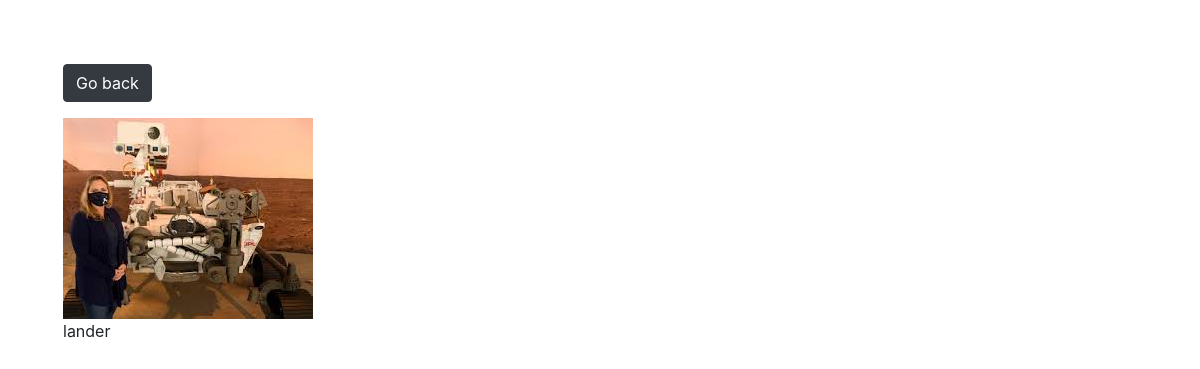
Screenshot of /photo/1/ with the database file from the repository.
### photo/models.py (models this page shows, shortened)
class Photo(models.Model):
    category = models.ForeignKey(Category, on_delete=models.SET_NULL, null=True, blank=True)
    image = models.ImageField(null=False, blank=False)
    description = models.TextField()

### photo/views.py (the view)
# urls.py: path('photo/<str:pk>/',photo,name='photo'),
def photo(request,pk):
    photo = Photo.objects.get(id=pk)
    return render(request,'photo.html',{'photo':photo})

### photo/templates/photo.html (shortened to what this page needs)
<!DOCTYPE html>
<html lang="en">
<head>
        <link rel="stylesheet" href="https://stackpath.bootstrapcdn.com/bootstrap/4.3.1/css/bootstrap.min.css"
>
</head>
<body class="m-5">
<div class="container">
    <div class="row justify-content-center">
        <div class="col">
            <a href="{% url 'gallery' %}" class="btn btn-dark my-3">Go back</a>
            <div style="height:90vh;">
                <img style="max--width: 100%; max_height: 100%;"
                     src="{{ photo.image.url }}" alt="Image not found">
                <p>{{ photo.description }}</p>
            </div>
        </div>
    </div>
</div>
</body>
</html>

### rows the page displays
Photo: image (picture), description "lander"
